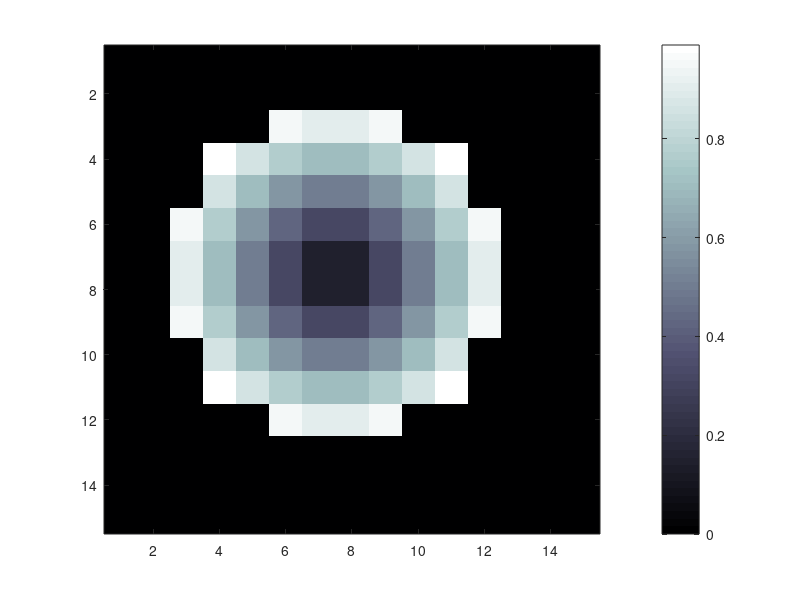

This chart was generated by the following MATLAB code:
patchSize = 15;
patch1 = zeros(patchSize,patchSize);

center = size(patch1)./2;
radius = 5;
for i = 1:patchSize
   for j = 1:patchSize
       dist = norm([i j] - center);
      if( dist < radius)
         patch1(i,j) = dist/radius; 
      end
   end
end

imagesc(patch1);
colormap bone;
colorbar;